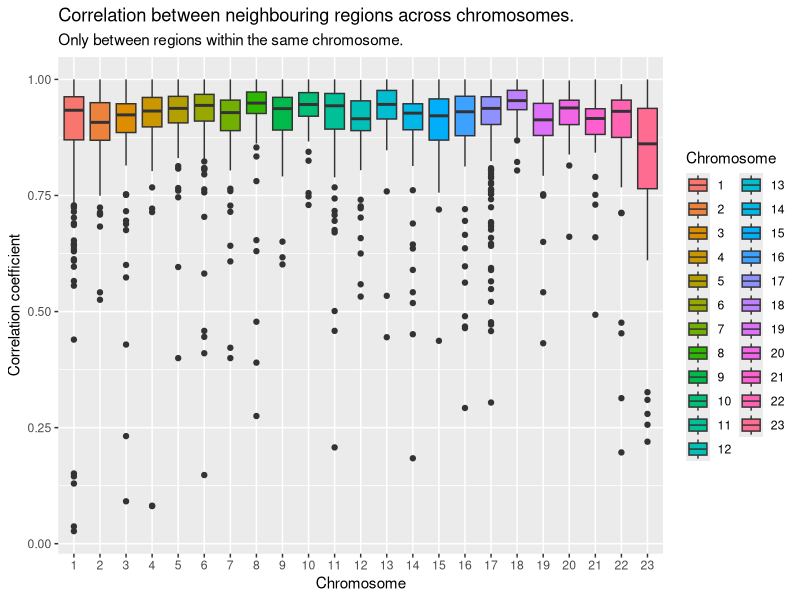

Write the R code that produced this figure.
## ---- chunk 1
knitr::opts_chunk$set(echo = FALSE)
## ---- chunk 2
library(tidyverse)
library(knitr)
## ---- chunk 3
data<-read_tsv('../data/Train_call.txt')
labels<-read_tsv('../data/Train_clinical.txt')%>%
  rename(sample=Sample,subgroup=Subgroup)
## ---- chunk 4
correlations <- data%>%
  select(-1:-4)%>%
  t()%>%
  cor(method = 'spearman')
  
region_autocorrelation <- 
  data.frame(running_cor = c(NA,correlations[row(correlations)==col(correlations)+1]),
             chr=data$Chromosome,start=data$Start,end=data$End)%>%
  mutate(same_chr=chr==lag(chr))

## ---- chunk 5
region_autocorrelation%>%
  filter(same_chr)%>%
  ggplot(aes(x=as.factor(chr),y=running_cor,fill=as.factor(chr)))+
  geom_boxplot()+
  labs(title = 'Correlation between neighbouring regions across chromosomes.',
       subtitle = 'Only between regions within the same chromosome.',
       fill='Chromosome',x='Chromosome',
       y='Correlation coefficient')
## ---- chunk 6
region_metadata <- data%>%
  select(1:3)%>%
  mutate(no = row_number())%>%
  rename(chr=Chromosome,start=Start,end=End)

highly_correlated_regions <- which(correlations>0.5, arr.ind=TRUE)%>%
  as.data.frame()%>%
  filter(col>row)%>%
  mutate(cor = map2_dbl(col,row,~correlations[.x,.y]))%>%
  left_join(region_metadata,by=c('row'='no'))%>%
  left_join(region_metadata,by=c('col'='no'),suffix=c('_1','_2'))

highly_correlated_regions%>%
  arrange(desc(cor))%>%
  write_csv('../data/correlated_regions.csv')

limits = c(0.5,0.6,0.7,0.8,0.9,0.95,1,Inf)
cor_count <- map_dbl(1:(length(limits)-1),~highly_correlated_regions%>%
                       filter(cor<limits[.x+1],cor>=limits[.x])%>%
                       {c(pull(.,row),pull(.,col))}%>%
                       unique()%>%
                       length())

approx_stats<-data.frame(
  cor_count = cor_count, 
  from = limits%>%head(-1), 
  to = limits%>%tail(-1)
  )

highly_correlated_regions%>%
  arrange(desc(cor))%>%
  write_csv('../data/approximate_correlation_stats.csv')

## ---- chunk 7
highly_correlated_regions%>%
  filter(cor==1)%>%
  kable()
## ---- chunk 8
approx_stats%>%
  kable()
